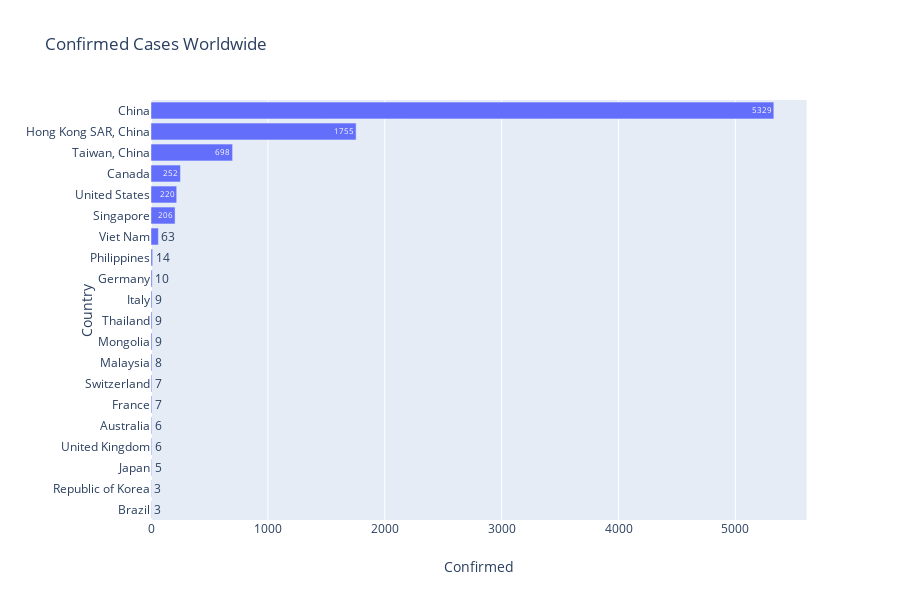

Notebook source saved alongside this figure:
### Code cell
# #another bar graph only focuing on top 20 countries and using px.
# by_country = sarsdf.groupby('Country')['Confirmed', 'Death', 'Recovered', 'Active'].max().reset_index()
# top_20 = by_country.sort_values('Confirmed', ascending = False)[:20][::-1]
# fig = px.bar(top_20, x = 'Confirmed', y = 'Country', title = 'Confirmed Cases Worldwide', text = 'Confirmed', height = 600, orientation = 'h')
# fig.show()

### Figure 1 — Plotly figure (JSON) as saved in the notebook; plotly's stock layout.template omitted (floating-point values rounded to 4 significant figures)
{"data": [{"alignmentgroup": "True", "hoverlabel": {"namelength": 0}, "hovertemplate": "Confirmed=%{text}<br>Country=%{y}", "legendgroup": "", "marker": {"color": "#636efa"}, "name": "", "offsetgroup": "", "orientation": "h", "showlegend": false, "text": [3, 3, 5, 6, 6, 7, 7, 8, 9, 9, 9, 10, 14, 63, 206, 220, 252, 698, 1755, 5329], "textposition": "auto", "type": "bar", "x": [3, 3, 5, 6, 6, 7, 7, 8, 9, 9, 9, 10, 14, 63, 206, 220, 252, 698, 1755, 5329], "xaxis": "x", "y": ["Brazil", "Republic of Korea", "Japan", "United Kingdom", "Australia", "France", "Switzerland", "Malaysia", "Mongolia", "Thailand", "Italy", "Germany", "Philippines", "Viet Nam", "Singapore", "United States", "Canada", "Taiwan, China", "Hong Kong SAR, China", "China"], "yaxis": "y"}], "layout": {"barmode": "relative", "height": 600, "legend": {"tracegroupgap": 0}, "title": {"text": "Confirmed Cases Worldwide"}, "xaxis": {"anchor": "y", "domain": [0, 0.98], "title": {"text": "Confirmed"}}, "yaxis": {"anchor": "x", "domain": [0, 1], "title": {"text": "Country"}}}}
